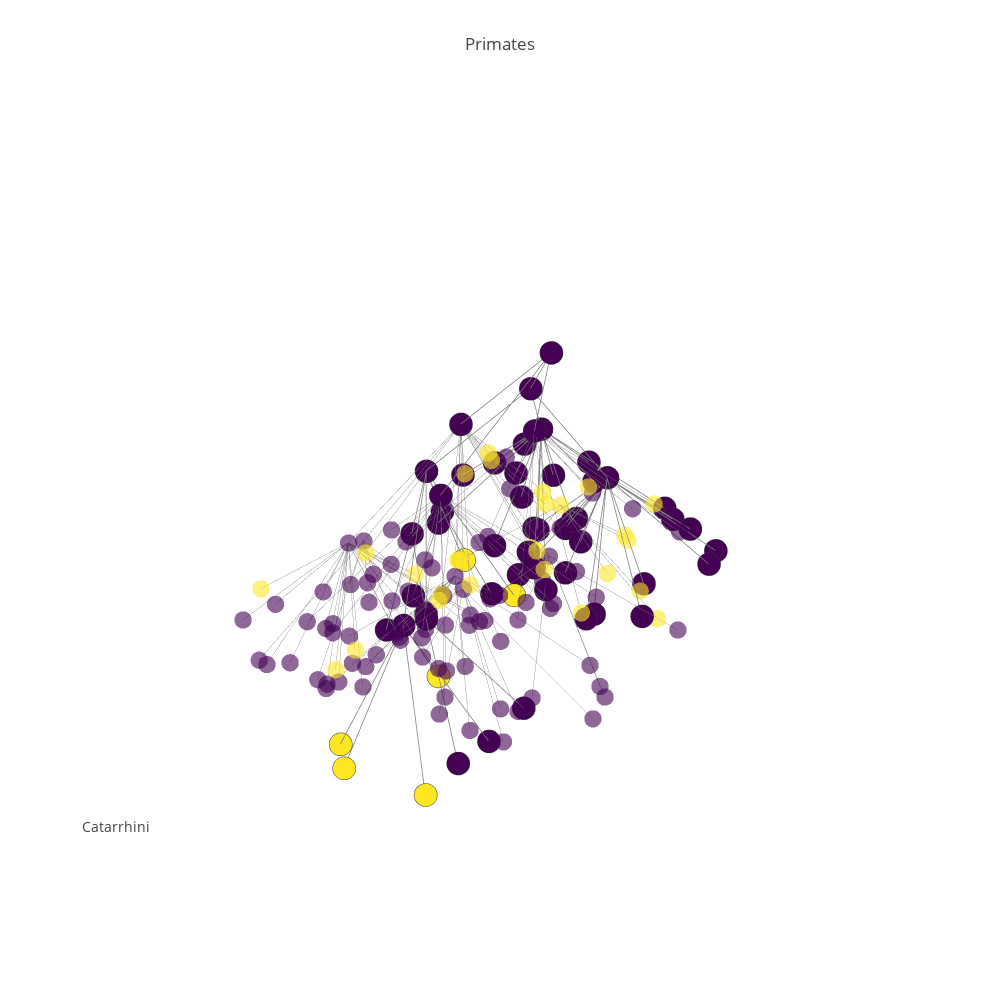

The notebook cell saved with this chart:
### Code cell
pgp.render_plot()
#pgp.render_plot(publish=True)

### Figure 1 — Plotly figure (JSON) as saved in the notebook; plotly's stock layout.template omitted (floating-point values rounded to 4 significant figures; data arrays with more than 128 entries replaced by an {"elided": "..."} marker saying what was removed)
{"data": [{"hoverinfo": "none", "line": {"color": "rgb(125,125,125)", "width": 1}, "mode": "lines", "opacity": 0.7, "type": "scatter3d", "uid": "71061180-b8a9-11e8-8e52-f45c89a09993", "x": {"elided": "495 float values"}, "y": {"elided": "495 float values"}, "z": {"elided": "495 float values"}}, {"hoverinfo": "none", "line": {"color": "rgb(125,125,125)", "width": 1.5}, "mode": "lines", "opacity": 1, "type": "scatter3d", "uid": "7106159a-b8a9-11e8-8c3d-f45c89a09993", "x": {"elided": "162 float values"}, "y": {"elided": "162 float values"}, "z": {"elided": "162 float values"}}, {"hoverinfo": "text", "marker": {"color": {"elided": "166 int values"}, "colorscale": "Viridis", "opacity": 0.6, "size": 6, "symbol": "circle"}, "mode": "markers", "name": "actors", "text": {"elided": "166 str values"}, "type": "scatter3d", "uid": "7106175c-b8a9-11e8-942f-f45c89a09993", "x": {"elided": "166 float values"}, "y": {"elided": "166 float values"}, "z": {"elided": "166 float values"}}, {"hoverinfo": "text", "marker": {"color": [0, 0, 0, 0, 0, 0, 0, 0, 0, 0, 0, 0, 0, 0, 0, 0, 0, 0, 0, 0, 0, 0, 0, 0, 0, 0, 2, 2, 0, 0, 2, 2, 2, 2, 0, 0, 0, 0, 0, 0, 0, 0, 0, 0, 0, 0, 0, 0, 0, 0, 0, 0, 0, 0, 0], "colorscale": "Viridis", "line": {"color": "rgb(50,50,50)", "width": 0.5}, "size": 8, "symbol": "circle"}, "mode": "markers", "name": "actors", "text": {"elided": "166 str values"}, "type": "scatter3d", "uid": "710618e4-b8a9-11e8-8029-f45c89a09993", "x": [0.9267, 1.805, 0.1477, -0.5743, 0.3753, -1.445, -0.4208, 0.2294, -0.07408, -0.8408, -0.1055, -1.49, -0.3405, -0.5761, -0.5945, -1.209, -1.52, -0.03521, 0.1565, 0.6775, 1.428, 0.8818, 1.821, 0.5285, 0.6004, 1.003, 0.4304, 0.4768, 1.622, 1.434, 2.409, 1.186, 2.544, 2.252, 0.00545, 0.543, -0.07789, -0.7292, -1.599, -1.506, -1.648, 0.1174, -0.6694, 0.1677, 0.2644, -1.033, -0.647, -0.3016, -1.1, -1.679, -0.5185, 0.2007, -1.351, 0.6432, 1.041], "y": [0.8247, 0.5514, -0.09942, 0.2626, 0.8711, 0.4912, 0.9193, -0.1405, 0.2142, -0.3196, -0.3242, 0.6896, -0.4687, -0.02363, -0.2526, 1.133, 1.009, 1.202, 0.7883, -0.9484, -0.1594, 0.5772, 0.6543, -1.415, -1.172, -1.369, -0.7211, 0.04009, -0.2558, 0.6581, -0.327, -0.318, -0.1042, 0.6946, -1.516, -1.444, -0.8364, -0.7552, -0.7147, -1.727, 0.2412, -0.03111, -0.2242, -0.5427, -1.288, -1.753, -0.9439, -0.3778, -1.47, -0.8722, -1.742, 0.2061, -1.116, 0.4165, -0.04269], "z": [-1.049, -2.008, -1.989, -3.095, -3.927, -3.916, -3.945, -4.067, -4.013, -4.01, -4.067, -3.963, -3.957, -4.023, -3.98, -4.024, -4.092, -3.947, -4.057, -3.001, -3.917, -4.945, -4.902, -4.071, -4.996, -5.096, -4.093, -4.078, -3.932, -4.913, -4.961, -4.931, -4.997, -4.925, -4.095, -4.934, -4.911, -3.041, -4.078, -3.977, -3.999, -3.98, -3.902, -3.952, -4.0, -4.04, -3.942, -3.911, -4.081, -3.925, -3.965, -4.074, -4.064, -1.995, -1.958]}], "layout": {"annotations": [{"font": {"size": 14}, "showarrow": false, "text": "Catarrhini", "x": 0, "xanchor": "left", "xref": "paper", "y": 0.1, "yanchor": "bottom", "yref": "paper"}], "height": 1000, "hovermode": "closest", "margin": {"t": 100}, "scene": {"xaxis": {"showbackground": false, "showgrid": false, "showline": false, "showticklabels": false, "title": "", "zeroline": false}, "yaxis": {"showbackground": false, "showgrid": false, "showline": false, "showticklabels": false, "title": "", "zeroline": false}, "zaxis": {"showbackground": false, "showgrid": false, "showline": false, "showticklabels": false, "title": "", "zeroline": false}}, "showlegend": false, "title": "Primates", "width": 1000}}
